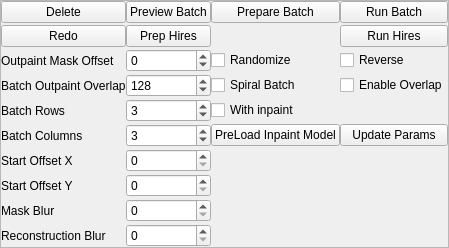
               <widget class="QFrame" name="outpaint_values">
                <property name="frameShape">
                 <enum>QFrame::StyledPanel</enum>
                </property>
                <property name="frameShadow">
                 <enum>QFrame::Raised</enum>
                </property>
                <layout class="QGridLayout" name="gridLayout">
                 <property name="leftMargin">
                  <number>0</number>
                 </property>
                 <property name="topMargin">
                  <number>0</number>
                 </property>
                 <property name="rightMargin">
                  <number>0</number>
                 </property>
                 <property name="bottomMargin">
                  <number>0</number>
                 </property>
                 <property name="horizontalSpacing">
                  <number>0</number>
                 </property>
                 <property name="verticalSpacing">
                  <number>2</number>
                 </property>
                 <item row="0" column="0">
                  <widget class="QPushButton" name="delete_2">
                   <property name="text">
                    <string>Delete</string>
                   </property>
                  </widget>
                 </item>
                 <item row="7" column="0">
                  <widget class="QLabel" name="label_7">
                   <property name="text">
                    <string>Batch Columns</string>
                   </property>
                  </widget>
                 </item>
                 <item row="1" column="1">
                  <widget class="QPushButton" name="prep_hires">
                   <property name="text">
                    <string>Prep Hires</string>
                   </property>
                  </widget>
                 </item>
                 <item row="11" column="0">
                  <widget class="QLabel" name="label_17">
                   <property name="text">
                    <string>Reconstruction Blur</string>
                   </property>
                  </widget>
                 </item>
                 <item row="8" column="0">
                  <widget class="QLabel" name="label_8">
                   <property name="text">
                    <string>Start Offset X</string>
                   </property>
                  </widget>
                 </item>
                 <item row="5" column="0">
                  <widget class="QLabel" name="label_5">
                   <property name="text">
                    <string>Batch Outpaint Overlap</string>
                   </property>
                  </widget>
                 </item>
                 <item row="9" column="0">
                  <widget class="QLabel" name="label_9">
                   <property name="text">
                    <string>Start Offset Y</string>
                   </property>
                  </widget>
                 </item>
                 <item row="6" column="0">
                  <widget class="QLabel" name="label_6">
                   <property name="text">
                    <string>Batch Rows</string>
                   </property>
                  </widget>
                 </item>
                 <item row="4" column="0">
                  <widget class="QLabel" name="label_4">
                   <property name="text">
                    <string>Outpaint Mask Offset</string>
                   </property>
                  </widget>
                 </item>
                 <item row="0" column="3">
                  <widget class="QPushButton" name="run_batch">
                   <property name="text">
                    <string>Run Batch</string>
                   </property>
                  </widget>
                 </item>
                 <item row="10" column="0">
                  <widget class="QLabel" name="label_11">
                   <property name="text">
                    <string>Mask Blur</string>
                   </property>
                  </widget>
                 </item>
                 <item row="4" column="1">
                  <widget class="QSpinBox" name="mask_offset">
                   <property name="minimum">
                    <number>-128</number>
                   </property>
                   <property name="maximum">
                    <number>128</number>
                   </property>
                  </widget>
                 </item>
                 <item row="5" column="1">
                  <widget class="QSpinBox" name="rect_overlap">
                   <property name="maximum">
                    <number>1024</number>
                   </property>
                   <property name="value">
                    <number>128</number>
                   </property>
                  </widget>
                 </item>
                 <item row="6" column="1">
                  <widget class="QSpinBox" name="batch_rows">
                   <property name="maximum">
                    <number>32</number>
                   </property>
                   <property name="value">
                    <number>3</number>
                   </property>
                  </widget>
                 </item>
                 <item row="7" column="1">
                  <widget class="QSpinBox" name="batch_columns">
                   <property name="maximum">
                    <number>32</number>
                   </property>
                   <property name="value">
                    <number>3</number>
                   </property>
                  </widget>
                 </item>
                 <item row="8" column="1">
                  <widget class="QSpinBox" name="start_offset_x">
                   <property name="maximum">
                    <number>8192</number>
                   </property>
                  </widget>
                 </item>
                 <item row="9" column="1">
                  <widget class="QSpinBox" name="start_offset_y">
                   <property name="maximum">
                    <number>8192</number>
                   </property>
                  </widget>
                 </item>
                 <item row="10" column="1">
                  <widget class="QSpinBox" name="mask_blur">
                   <property name="maximum">
                    <number>20</number>
                   </property>
                  </widget>
                 </item>
                 <item row="11" column="1">
                  <widget class="QSpinBox" name="recons_blur">
                   <property name="maximum">
                    <number>200</number>
                   </property>
                  </widget>
                 </item>
                 <item row="4" column="2">
                  <widget class="QCheckBox" name="randomize">
                   <property name="text">
                    <string>Randomize</string>
                   </property>
                  </widget>
                 </item>
                 <item row="4" column="3">
                  <widget class="QCheckBox" name="reverse">
                   <property name="text">
                    <string>Reverse</string>
                   </property>
                  </widget>
                 </item>
                 <item row="5" column="2">
                  <widget class="QCheckBox" name="spiral">
                   <property name="text">
                    <string>Spiral Batch</string>
                   </property>
                  </widget>
                 </item>
                 <item row="5" column="3">
                  <widget class="QCheckBox" name="enable_overlap">
                   <property name="text">
                    <string>Enable Overlap</string>
                   </property>
                  </widget>
                 </item>
                 <item row="6" column="2">
                  <widget class="QCheckBox" name="with_inpaint">
                   <property name="text">
                    <string>With inpaint</string>
                   </property>
                  </widget>
                 </item>
                 <item row="7" column="2">
                  <widget class="QPushButton" name="load_inpaint_model">
                   <property name="text">
                    <string>PreLoad Inpaint Model</string>
                   </property>
                  </widget>
                 </item>
                 <item row="1" column="0">
                  <widget class="QPushButton" name="redo">
                   <property name="text">
                    <string>Redo</string>
                   </property>
                  </widget>
                 </item>
                 <item row="0" column="1">
                  <widget class="QPushButton" name="preview_batch">
                   <property name="text">
                    <string>Preview Batch</string>
                   </property>
                  </widget>
                 </item>
                 <item row="7" column="3">
                  <widget class="QPushButton" name="update_params">
                   <property name="text">
                    <string>Update Params</string>
                   </property>
                  </widget>
                 </item>
                 <item row="1" column="3">
                  <widget class="QPushButton" name="run_hires">
                   <property name="text">
                    <string>Run Hires</string>
                   </property>
                  </widget>
                 </item>
                 <item row="0" column="2">
                  <widget class="QPushButton" name="prepare_batch">
                   <property name="text">
                    <string>Prepare Batch</string>
                   </property>
                  </widget>
                 </item>
                </layout>
               </widget>
